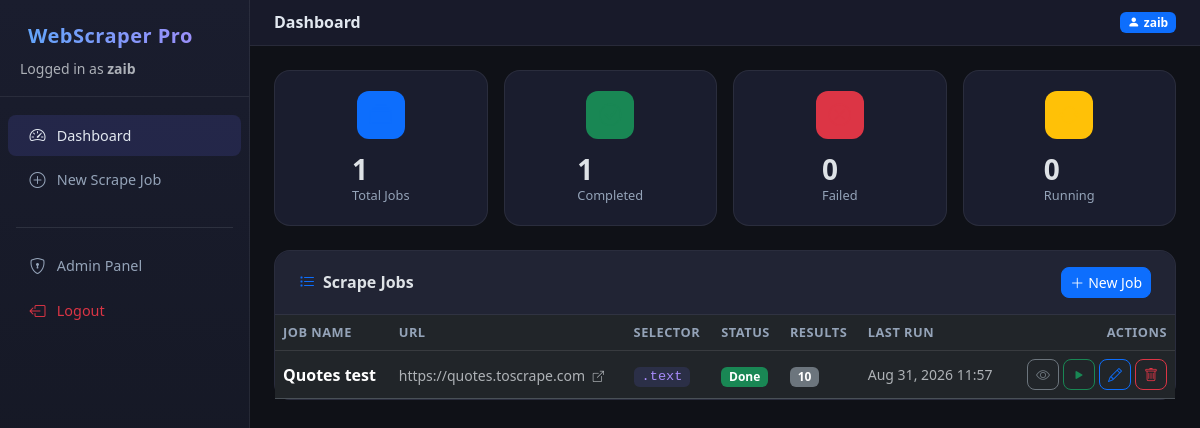
The app's page / (signed in) with its own data.
### scraper/models.py (models this page shows, shortened)
class ScrapeJob(models.Model):
    STATUS_CHOICES = [
        ('idle', 'Idle'),
        ('running', 'Running'),
        ('done', 'Done'),
        ('failed', 'Failed'),
    ]
    user = models.ForeignKey(User, on_delete=models.CASCADE, related_name='scrape_jobs')
    name = models.CharField(max_length=255, help_text='A friendly name for this job')
    url = models.URLField(max_length=2000, help_text='The URL to scrape')
    css_selector = models.CharField(
        max_length=500,
        help_text='CSS selector to target elements (e.g. h1, .title, #main p)',
    )
    extract_attribute = models.CharField(
        max_length=100,
        blank=True,
        default='text',
        help_text='Attribute to extract: "text" for inner text, or an HTML attribute like "href", "src"',
    )
    headers = models.TextField(
        blank=True,
        default='',
        help_text='Optional extra HTTP headers in JSON format (e.g. {"Accept-Language": "en-US"})',
    )
    status = models.CharField(max_length=20, choices=STATUS_CHOICES, default='idle')
    error_message = models.TextField(blank=True, default='')
    created_at = models.DateTimeField(auto_now_add=True)
    updated_at = models.DateTimeField(auto_now=True)
    last_run_at = models.DateTimeField(null=True, blank=True)
    class Meta:
        ordering = ['-created_at']
        verbose_name = 'Scrape Job'
        verbose_name_plural = 'Scrape Jobs'
    @property
    def result_count(self):
        return self.results.count()
    @property
    def status_badge_class(self):
        mapping = {
            'idle': 'secondary',
            'running': 'warning',
            'done': 'success',
            'failed': 'danger',
        }
        return mapping.get(self.status, 'secondary')

### scraper/views.py (the view)
# urls.py: path('', views.dashboard, name='dashboard'),
@login_required
def dashboard(request):
    jobs = ScrapeJob.objects.filter(user=request.user).order_by('-created_at')
    stats = {
        'total': jobs.count(),
        'done': jobs.filter(status='done').count(),
        'failed': jobs.filter(status='failed').count(),
        'running': jobs.filter(status='running').count(),
    }
    return render(request, 'scraper/dashboard.html', {'jobs': jobs, 'stats': stats})

### scraper/templates/scraper/dashboard.html (shortened to what this page needs)
{% extends 'scraper/base.html' %}
{% block page_title %}Dashboard{% endblock %}
{% block content %}
<div class="row g-3 mb-4">
  <div class="col-sm-6 col-xl-3">
    <div class="card stat-card">
      <div class="stat-icon bg-primary bg-opacity-15 text-primary">
        <i class="bi bi-collection"></i>
      </div>
      <div>
        <div class="stat-value">{{ stats.total }}</div>
        <div class="stat-label">Total Jobs</div>
      </div>
    </div>
  </div>
  <div class="col-sm-6 col-xl-3">
    <div class="card stat-card">
      <div class="stat-icon bg-success bg-opacity-15 text-success">
        <i class="bi bi-check-circle"></i>
      </div>
      <div>
        <div class="stat-value">{{ stats.done }}</div>
        <div class="stat-label">Completed</div>
      </div>
    </div>
  </div>
  <div class="col-sm-6 col-xl-3">
    <div class="card stat-card">
      <div class="stat-icon bg-danger bg-opacity-15 text-danger">
        <i class="bi bi-x-circle"></i>
      </div>
      <div>
        <div class="stat-value">{{ stats.failed }}</div>
        <div class="stat-label">Failed</div>
      </div>
    </div>
  </div>
  <div class="col-sm-6 col-xl-3">
    <div class="card stat-card">
      <div class="stat-icon bg-warning bg-opacity-15 text-warning">
        <i class="bi bi-arrow-repeat"></i>
      </div>
      <div>
        <div class="stat-value">{{ stats.running }}</div>
        <div class="stat-label">Running</div>
      </div>
    </div>
  </div>
</div>
<div class="card">
  <div class="card-header d-flex align-items-center justify-content-between py-3 px-4">
    <h6 class="mb-0 fw-semibold"><i class="bi bi-list-task me-2 text-primary"></i>Scrape Jobs</h6>
    <a href="{% url 'job_create' %}" class="btn btn-primary btn-sm">
      <i class="bi bi-plus-lg me-1"></i>New Job
    </a>
  </div>
  {% if jobs %}
  <div class="table-responsive">
    <table class="table table-hover mb-0 align-middle">
      <thead>
        <tr>
          <th>Job Name</th>
          <th>URL</th>
          <th>Selector</th>
          <th>Status</th>
          <th>Results</th>
          <th>Last Run</th>
          <th class="text-end">Actions</th>
        </tr>
      </thead>
      <tbody>
        {% for job in jobs %}
        <tr>
          <td class="fw-semibold">
            <a href="{% url 'job_detail' job.pk %}" class="text-decoration-none text-white">
              {{ job.name }}
            </a>
          </td>
          <td>
            <a href="{{ job.url }}" target="_blank" class="text-muted text-decoration-none small"
               title="{{ job.url }}">
              {{ job.url|truncatechars:45 }}
              <i class="bi bi-box-arrow-up-right ms-1" style="font-size:.7rem"></i>
            </a>
          </td>
          <td><span class="selector-badge">{{ job.css_selector|truncatechars:25 }}</span></td>
          <td>
            <span class="badge bg-{{ job.status_badge_class }}">
              {{ job.get_status_display }}
            </span>
          </td>
          <td>
            <span class="badge bg-secondary">{{ job.result_count }}</span>
          </td>
          <td class="small text-muted">
            {% if job.last_run_at %}
              {{ job.last_run_at|date:"M d, Y H:i" }}
            {% else %}
              <span class="text-muted fst-italic">Never</span>
            {% endif %}
          </td>
          <td class="text-end">
            <div class="d-flex gap-1 justify-content-end">
              <a href="{% url 'job_detail' job.pk %}" class="btn btn-sm btn-outline-secondary" title="View">
                <i class="bi bi-eye"></i>
              </a>
              <form method="post" action="{% url 'job_run' job.pk %}">
                <button class="btn btn-sm btn-outline-success" title="Run"
                        {% if job.status == 'running' %}disabled{% endif %}>
                  <i class="bi bi-play-fill"></i>
                </button>
              </form>
              <a href="{% url 'job_edit' job.pk %}" class="btn btn-sm btn-outline-primary" title="Edit">
                <i class="bi bi-pencil"></i>
              </a>
              <form method="post" action="{% url 'job_delete' job.pk %}"
                    onsubmit="return confirm('Delete job \'{{ job.name }}\'? This will also delete all results.')">
                <button class="btn btn-sm btn-outline-danger" title="Delete">
                  <i class="bi bi-trash"></i>
                </button>
              </form>
            </div>
          </td>
        </tr>
        {% endfor %}
      </tbody>
    </table>
  </div>
  {% endif %}
</div>
{% endblock %}

### scraper/templates/scraper/base.html (shortened to what this page needs)
<!DOCTYPE html>
<html lang="en" data-bs-theme="dark">
<head>
  <link rel="stylesheet"
        href="https://cdn.jsdelivr.net/npm/bootstrap@5.3.3/dist/css/bootstrap.min.css"
 />
  <link rel="stylesheet"
        href="https://cdn.jsdelivr.net/npm/bootstrap-icons@1.11.3/font/bootstrap-icons.min.css" />
</head>
<body>
{% if user.is_authenticated %}
<nav id="sidebar">
  <div class="brand">
    <h5>WebScraper Pro</h5>
    <small class="text-muted">Logged in as <strong>{{ user.username }}</strong></small>
  </div>
  <ul class="nav flex-column mt-3">
    <li class="nav-item">
      <a class="nav-link {% if request.resolver_match.url_name == 'dashboard' %}active{% endif %}"
         href="{% url 'dashboard' %}">
        <i class="bi bi-speedometer2"></i> Dashboard
      </a>
    </li>
    <li class="nav-item">
      <a class="nav-link {% if request.resolver_match.url_name == 'job_create' %}active{% endif %}"
         href="{% url 'job_create' %}">
        <i class="bi bi-plus-circle"></i> New Scrape Job
      </a>
    </li>
    <li class="nav-item mt-2">
      <hr class="border-secondary mx-3" />
    </li>
    <li class="nav-item">
      <a class="nav-link" href="/admin/" target="_blank">
        <i class="bi bi-shield-lock"></i> Admin Panel
      </a>
    </li>
    <li class="nav-item">
      <form method="post" action="{% url 'logout' %}">
        <button type="submit" class="nav-link border-0 bg-transparent w-100 text-start text-danger">
          <i class="bi bi-box-arrow-left"></i> Logout
        </button>
      </form>
    </li>
  </ul>
</nav>
<div id="main-content">
  <div id="topbar" class="d-flex align-items-center justify-content-between">
    <h6 class="mb-0 fw-semibold">{% block page_title %}Dashboard{% endblock %}</h6>
    <div class="d-flex align-items-center gap-2">
      <span class="badge bg-primary"><i class="bi bi-person-fill me-1"></i>{{ user.username }}</span>
    </div>
  </div>
  <div class="container-fluid p-4">
    {% block content %}{% endblock %}
  </div>
</div>
{% else %}
  {% block auth_content %}{% endblock %}
{% endif %}
</body>
</html>

### scraper/templates/scraper/base.html (style rules this page uses)
:root { --sidebar-width: 250px; --accent: #0d6efd; }
body { min-height: 100vh; background-color: #0f1117; color: #e2e8f0; }
#sidebar { width: var(--sidebar-width); min-height: 100vh; background: linear-gradient(180deg, #1a1d2e 0%, #12151f 100%); border-right: 1px solid rgba(255,255,255,0.07); position: fixed; top: 0; left: 0; z-index: 100; transition: transform 0.3s ease; }
#sidebar .brand { padding: 1.5rem 1.25rem 1rem; border-bottom: 1px solid rgba(255,255,255,0.07); }
#sidebar .brand h5 { font-weight: 700; letter-spacing: .5px; background: linear-gradient(90deg, #60a5fa, #a78bfa); -webkit-background-clip: text; -webkit-text-fill-color: transparent; }
#sidebar .nav-link { color: #94a3b8; padding: .55rem 1.25rem; border-radius: .5rem; margin: .1rem .5rem; font-size: .9rem; display: flex; align-items: center; gap: .6rem; transition: all .2s; }
#sidebar .nav-link:hover, #sidebar .nav-link.active { color: #e2e8f0; background: rgba(99,102,241,0.15); }
#sidebar .nav-link i { font-size: 1rem; width: 1.2rem; text-align: center; }
#main-content { margin-left: var(--sidebar-width); min-height: 100vh; }
#topbar { background: rgba(26,29,46,0.85); backdrop-filter: blur(12px); border-bottom: 1px solid rgba(255,255,255,0.07); padding: .75rem 1.5rem; position: sticky; top: 0; z-index: 90; }
.card { background: #1a1d2e; border: 1px solid rgba(255,255,255,0.07); border-radius: 1rem; }
.card-header { background: rgba(255,255,255,0.03); border-bottom: 1px solid rgba(255,255,255,0.07); border-radius: 1rem 1rem 0 0 !important; }
.stat-card { border-radius: 1rem; padding: 1.25rem; display: flex; align-items: center; gap: 1rem; }
.stat-card .stat-icon { width: 48px; height: 48px; border-radius: .75rem; display: flex; align-items: center; justify-content: center; font-size: 1.4rem; }
.stat-value { font-size: 1.75rem; font-weight: 700; line-height: 1; }
.stat-label { font-size: .8rem; color: #94a3b8; margin-top: .2rem; }
.table { color: #e2e8f0; }
.table thead th { color: #94a3b8; font-size: .8rem; text-transform: uppercase; letter-spacing: .5px; font-weight: 600; border-bottom: 1px solid rgba(255,255,255,0.1); }
.btn { border-radius: .5rem; font-weight: 500; }
.selector-badge { font-family: monospace; background: rgba(99,102,241,0.15); color: #a78bfa; padding: .15rem .5rem; border-radius: .35rem; font-size: .85rem; }

### records on screen
ScrapeJob: name "Quotes test", url "https://quotes.toscrape.com", css_selector ".text", status "Done", result_count "10", last_run_at "Aug 31, 2026 11:57"

### other values on screen
{{ user.username }} "zaib"
{{ stats.total }} "1"
{{ stats.done }} "1"
{{ stats.failed }} "0"
{{ stats.running }} "0"
